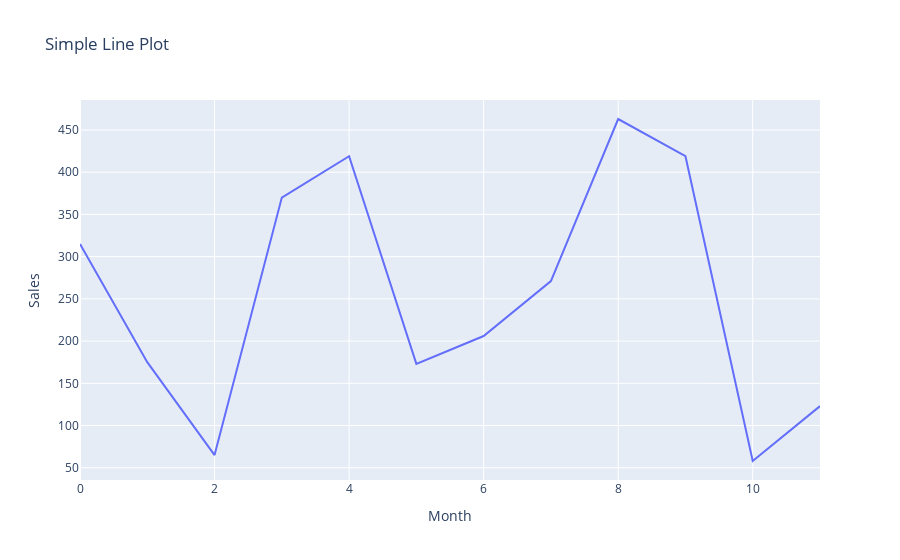

This figure's notebook cell:
### Code cell
# With express
fig = px.line(x=x, y=y, title='Simple Line Plot', labels=dict(x='Month', y='Sales'))
fig.show()

### Figure 1 — Plotly figure (JSON) as saved in the notebook; plotly's stock layout.template omitted (floating-point values rounded to 4 significant figures)
{"data": [{"hovertemplate": "Month=%{x}<br>Sales=%{y}<extra></extra>", "legendgroup": "", "line": {"color": "#636efa", "dash": "solid"}, "marker": {"symbol": "circle"}, "mode": "lines", "name": "", "orientation": "v", "showlegend": false, "type": "scatter", "x": [0, 1, 2, 3, 4, 5, 6, 7, 8, 9, 10, 11], "xaxis": "x", "y": [315, 175, 65, 370, 419, 173, 206, 271, 463, 419, 58, 123], "yaxis": "y"}], "layout": {"legend": {"tracegroupgap": 0}, "title": {"text": "Simple Line Plot"}, "xaxis": {"anchor": "y", "domain": [0, 1], "title": {"text": "Month"}}, "yaxis": {"anchor": "x", "domain": [0, 1], "title": {"text": "Sales"}}}}
